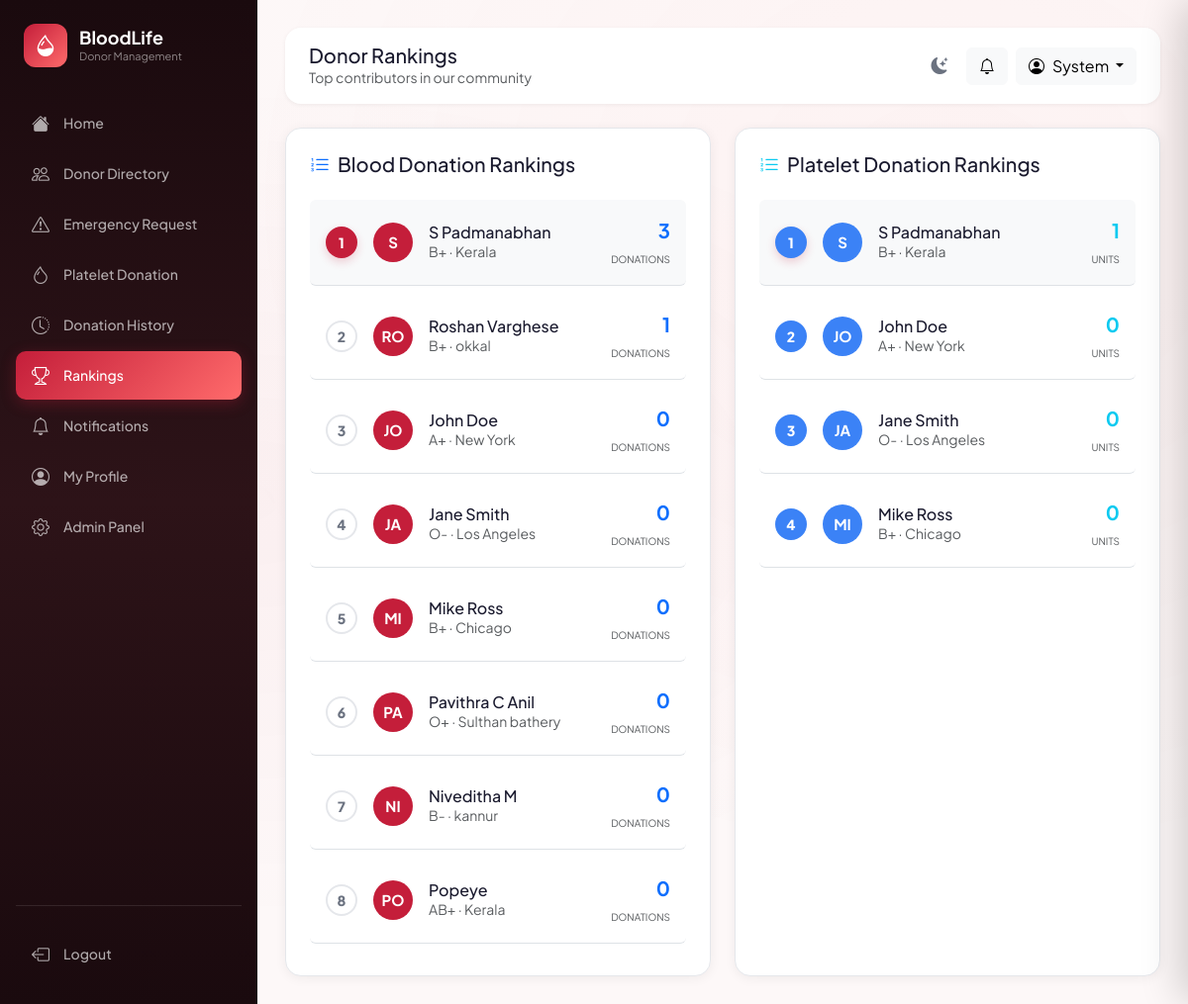
/donor/rankings (signed in), run on the app's committed database.
### app/models.py (models this page shows, shortened)
class User(UserMixin, db.Model):
    __tablename__ = 'users'
    id = db.Column(db.Integer, primary_key=True)
    name = db.Column(db.String(100), nullable=False)
    email = db.Column(db.String(150), unique=True, nullable=False, index=True)
    password_hash = db.Column(db.String(256), nullable=False)
    role = db.Column(db.String(10), default='user')          # 'user' | 'admin'
    is_active = db.Column(db.Boolean, default=True)
    is_blocked = db.Column(db.Boolean, default=False)
    created_at = db.Column(db.DateTime, default=datetime.utcnow)
    last_login = db.Column(db.DateTime)
    profile = db.relationship('DonorProfile', back_populates='user',
                               uselist=False, cascade='all, delete-orphan')
    blood_requests = db.relationship('BloodRequest', back_populates='requester',
                                      foreign_keys='BloodRequest.user_id',
                                      cascade='all, delete-orphan')
    donation_history = db.relationship('DonationHistory', back_populates='donor',
                                        cascade='all, delete-orphan')
    platelet_donations = db.relationship('PlateletDonation', back_populates='donor',
                                          cascade='all, delete-orphan')
    notifications = db.relationship('Notification', back_populates='user',
                                     cascade='all, delete-orphan')
    eligibility_checks = db.relationship('EligibilityCheck', back_populates='user',
                                          cascade='all, delete-orphan')
    @property
    def is_admin(self):
        return self.role == 'admin'

class DonorProfile(db.Model):
    __tablename__ = 'donor_profiles'
    id = db.Column(db.Integer, primary_key=True)
    user_id = db.Column(db.Integer, db.ForeignKey('users.id'), unique=True, nullable=False)
    phone = db.Column(db.String(20))
    dob = db.Column(db.Date)
    gender = db.Column(db.String(10))
    blood_group = db.Column(db.String(5), index=True)
    weight = db.Column(db.Float)     # kg
    height = db.Column(db.Float)     # cm
    location = db.Column(db.String(200))
    city = db.Column(db.String(100))
    state = db.Column(db.String(100))
    is_available = db.Column(db.Boolean, default=True)
    is_platelet_donor = db.Column(db.Boolean, default=False)
    last_blood_donation = db.Column(db.Date)
    last_platelet_donation = db.Column(db.Date)
    total_blood_donations = db.Column(db.Integer, default=0)
    total_platelet_donations = db.Column(db.Integer, default=0)
    emergency_responses = db.Column(db.Integer, default=0)
    blood_rank_score = db.Column(db.Float, default=0.0)
    platelet_rank_score = db.Column(db.Float, default=0.0)
    updated_at = db.Column(db.DateTime, default=datetime.utcnow, onupdate=datetime.utcnow)
    user = db.relationship('User', back_populates='profile')

### app/donor/routes.py (the view)
@donor.route('/rankings')
@login_required
def rankings():
    blood_leaders = (DonorProfile.query.join(User)
                     .filter(User.is_blocked == False)
                     .order_by(DonorProfile.total_blood_donations.desc())
                     .limit(10).all())
    platelet_leaders = (DonorProfile.query.join(User)
                        .filter(User.is_blocked == False,
                                DonorProfile.is_platelet_donor == True)
                        .order_by(DonorProfile.total_platelet_donations.desc())
                        .limit(10).all())
    unread = Notification.query.filter_by(user_id=current_user.id, is_read=False).count()
    return render_template('donor/rankings.html',
                           blood_leaders=blood_leaders,
                           platelet_leaders=platelet_leaders,
                           unread=unread)

### app/templates/donor/rankings.html (shortened to what this page needs)
{% extends "base.html" %}
{% block page_title %}Donor Rankings{% endblock %}
{% block page_subtitle %}Top contributors in our community{% endblock %}
{% block content %}
<div class="row g-4">
    <div class="col-lg-6">
        <div class="card-custom p-4 h-100">
            <h5 class="mb-4"><i class="bi bi-list-ol me-2 text-primary"></i>Blood Donation Rankings</h5>
            {% if blood_leaders %}
            <div class="ranking-list">
                {% for p in blood_leaders %}
                <div
                    class="d-flex align-items-center gap-3 p-3 rounded mb-2 border-bottom {{ 'bg-light' if loop.first }}">
                    <div class="rank-number-badge {{ 'first' if loop.first }}">
                        {{ loop.index }}
                    </div>
                    <div class="donor-avatar"
                        style="width:40px;height:40px;font-size:15px;background: var(--primary); color: white;">
                        {{ p.user.name[:2].upper() }}
                    </div>
                    <div class="flex-grow-1">
                        <h6 class="mb-0">{{ p.user.name }}
                        </h6>
                        <small class="text-muted text-truncate d-block" style="max-width: 180px;">{{ p.blood_group }} ·
                            {{ p.city or p.location }}</small>
                    </div>
                    <div class="text-end">
                        <div class="fw-bold text-primary fs-5">{{ p.total_blood_donations }}</div>
                        <small class="text-muted" style="font-size: 10px; text-transform: uppercase;">Donations</small>
                    </div>
                </div>
                {% endfor %}
            </div>
            {% else %}
            <div class="text-center py-5">
                <i class="bi bi-info-circle text-muted mb-2" style="font-size: 40px; opacity: 0.3;"></i>
                <p class="text-muted">No donation records yet.</p>
            </div>
            {% endif %}
        </div>
    </div>
    <div class="col-lg-6">
        <div class="card-custom p-4 h-100">
            <h5 class="mb-4"><i class="bi bi-list-ol me-2 text-info"></i>Platelet Donation Rankings</h5>
            {% if platelet_leaders %}
            <div class="ranking-list">
                {% for p in platelet_leaders %}
                <div
                    class="d-flex align-items-center gap-3 p-3 rounded mb-2 border-bottom {{ 'bg-light' if loop.first }}">
                    <div class="rank-number-badge {{ 'first' if loop.first }}"
                        style="background: var(--info); color: white; border-color: var(--info);">
                        {{ loop.index }}
                    </div>
                    <div class="donor-avatar"
                        style="width:40px;height:40px;font-size:15px;background: var(--info); color: white;">
                        {{ p.user.name[:2].upper() }}
                    </div>
                    <div class="flex-grow-1">
                        <h6 class="mb-0">{{ p.user.name }}
                        </h6>
                        <small class="text-muted text-truncate d-block" style="max-width: 180px;">{{ p.blood_group }} ·
                            {{ p.city or p.location }}</small>
                    </div>
                    <div class="text-end">
                        <div class="fw-bold text-info fs-5">{{ p.total_platelet_donations }}</div>
                        <small class="text-muted" style="font-size: 10px; text-transform: uppercase;">Units</small>
                    </div>
                </div>
                {% endfor %}
            </div>
            {% else %}
            <div class="text-center py-5">
                <i class="bi bi-info-circle text-muted mb-2" style="font-size: 40px; opacity: 0.3;"></i>
                <p class="text-muted">No platelet records yet.</p>
            </div>
            {% endif %}
        </div>
    </div>
</div>
{% endblock %}

### app/templates/base.html (shortened to what this page needs)
<!DOCTYPE html>
<html lang="en">
<head>
    <link href="https://cdn.jsdelivr.net/npm/bootstrap@5.3.2/dist/css/bootstrap.min.css" rel="stylesheet">
    <link rel="stylesheet" href="https://cdn.jsdelivr.net/npm/bootstrap-icons@1.11.1/font/bootstrap-icons.css">
    <link rel="stylesheet" href="{{ url_for('static', filename='css/style.css') }}">
</head>
<body data-auth="{{ 'true' if current_user.is_authenticated else 'false' }}" >
    <div class="toast-container position-fixed top-0 end-0 p-3" style="z-index:9999;" id="toastContainer"></div>
    {% if current_user.is_authenticated %}
    <aside class="sidebar" id="sidebar">
        <div class="sidebar-logo">
            <div class="sidebar-logo-icon"><i class="bi bi-droplet-half"></i></div>
            <div>
                <h2>BloodLife</h2>
                <span>Donor Management</span>
            </div>
        </div>
        <nav>
            <ul class="list-unstyled">
                <li class="nav-item">
                    <a class="nav-link-custom {% if request.endpoint == 'main.dashboard' %}active{% endif %}"
                        href="{{ url_for('main.dashboard') }}">
                        <i class="bi bi-house-fill"></i><span>Home</span>
                    </a>
                </li>
                <li class="nav-item">
                    <a class="nav-link-custom {% if request.blueprint == 'donor' and 'directory' in request.endpoint %}active{% endif %}"
                        href="{{ url_for('donor.directory') }}">
                        <i class="bi bi-people"></i><span>Donor Directory</span>
                    </a>
                </li>
                <li class="nav-item">
                    <a class="nav-link-custom {% if request.blueprint == 'requests' %}active{% endif %}"
                        href="{{ url_for('requests.index') }}">
                        <i class="bi bi-exclamation-triangle"></i><span>Emergency Request</span>
                        {% set active_count = active_request_count|default(0) %}
                    </a>
                </li>
                <li class="nav-item">
                    <a class="nav-link-custom {% if 'platelet' in request.endpoint|default('') %}active{% endif %}"
                        href="{{ url_for('donor.platelet') }}">
                        <i class="bi bi-droplet"></i><span>Platelet Donation</span>
                    </a>
                </li>
                <li class="nav-item">
                    <a class="nav-link-custom {% if 'history' in request.endpoint|default('') %}active{% endif %}"
                        href="{{ url_for('donor.history') }}">
                        <i class="bi bi-clock-history"></i><span>Donation History</span>
                    </a>
                </li>
                <li class="nav-item">
                    <a class="nav-link-custom {% if 'rankings' in request.endpoint|default('') %}active{% endif %}"
                        href="{{ url_for('donor.rankings') }}">
                        <i class="bi bi-trophy"></i><span>Rankings</span>
                    </a>
                </li>
                <li class="nav-item position-relative">
                    <a class="nav-link-custom {% if 'notifications' in request.endpoint|default('') %}active{% endif %}"
                        href="{{ url_for('requests.notifications') }}">
                        <i class="bi bi-bell"></i><span>Notifications</span>
                        {% set unread = unread|default(0) %}
                    </a>
                </li>
                <li class="nav-item">
                    <a class="nav-link-custom {% if 'profile' in request.endpoint|default('') %}active{% endif %}"
                        href="{{ url_for('donor.profile') }}">
                        <i class="bi bi-person-circle"></i><span>My Profile</span>
                    </a>
                </li>
                {% if current_user.is_admin %}
                <li class="nav-item">
                    <a class="nav-link-custom {% if request.blueprint == 'admin' %}active{% endif %}"
                        href="{{ url_for('admin.index') }}">
                        <i class="bi bi-gear"></i><span>Admin Panel</span>
                    </a>
                </li>
                {% endif %}
            </ul>
        </nav>
        <div class="mt-auto pt-4" style="border-top: 1px solid rgba(255,255,255,0.1);">
            <a class="nav-link-custom" href="{{ url_for('auth.logout') }}">
                <i class="bi bi-box-arrow-left"></i><span>Logout</span>
            </a>
        </div>
    </aside>
    <main class="main-content" id="mainContent">
        <div class="header mb-4">
            <div class="header-left">
                <div>
                    <h5 class="mb-0">{% block page_title %}Home{% endblock %}</h5>
                    <p class="text-muted mb-0 small">{% block page_subtitle %}{% endblock %}</p>
                </div>
            </div>
            <div class="d-flex align-items-center gap-2">
                <button class="theme-toggle" id="themeToggleBtn" onclick="toggleTheme()" title="Toggle dark/light mode">
                    <i class="bi bi-moon-stars-fill" id="themeIcon"></i>
                </button>
                <button class="btn btn-light position-relative" id="notifBellBtn" onclick="openNotifDrawer()"
                    title="Notifications">
                    <i class="bi bi-bell" id="bellIcon"></i>
                </button>
                <div class="dropdown">
                    <button class="btn btn-light dropdown-toggle" data-bs-toggle="dropdown">
                        <i class="bi bi-person-circle me-2"></i>{{ current_user.name.split()[0] }}
                    </button>
                </div>
            </div>
        </div>
        {% block content %}{% endblock %}
    </main>
    {% endif %}
</body>
</html>

### data on the page
User: name "System"
DonorProfile: user "S", user.name "S Padmanabhan", blood_group "B+", city "Kerala", total_blood_donations "3", total_platelet_donations "1"
DonorProfile: user "RO", user.name "Roshan Varghese", blood_group "B+", city "okkal", total_blood_donations "1"
DonorProfile: user "JO", user.name "John Doe", blood_group "A+", city "New York", total_blood_donations "0", total_platelet_donations "0"
DonorProfile: user "JA", user.name "Jane Smith", blood_group "O-", city "Los Angeles", total_blood_donations "0", total_platelet_donations "0"
DonorProfile: user "MI", user.name "Mike Ross", blood_group "B+", city "Chicago", total_blood_donations "0", total_platelet_donations "0"
DonorProfile: user "PA", user.name "Pavithra C Anil", blood_group "O+", city "Sulthan bathery", total_blood_donations "0"
DonorProfile: user "NI", user.name "Niveditha M", blood_group "B-", city "kannur", total_blood_donations "0"
DonorProfile: user "PO", user.name "Popeye", blood_group "AB+", city "Kerala", total_blood_donations "0"
